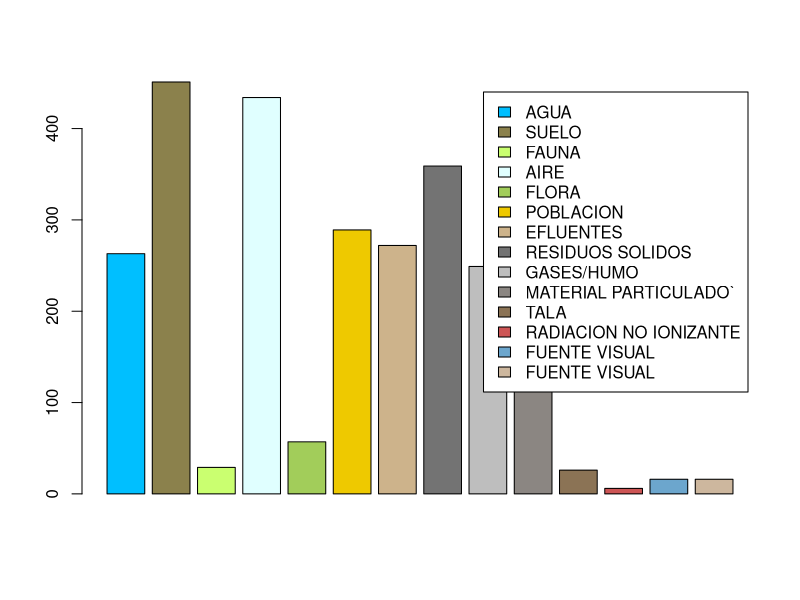
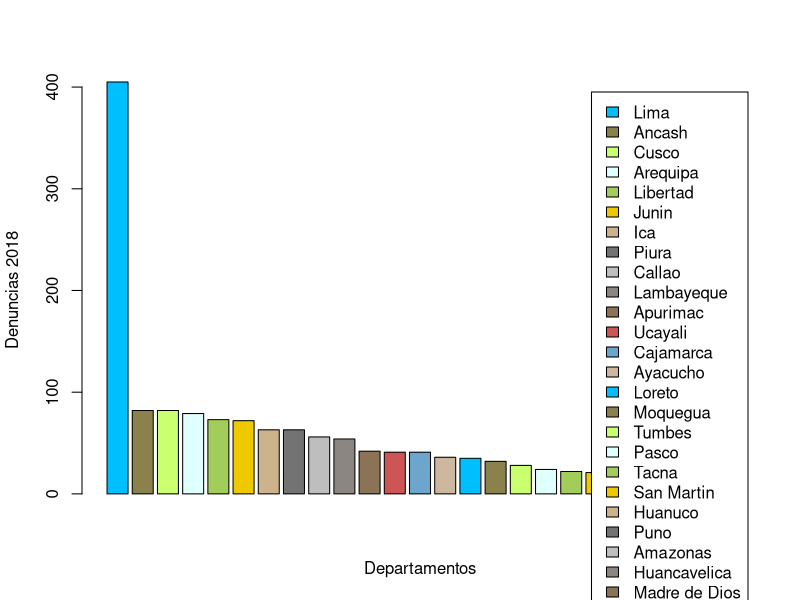
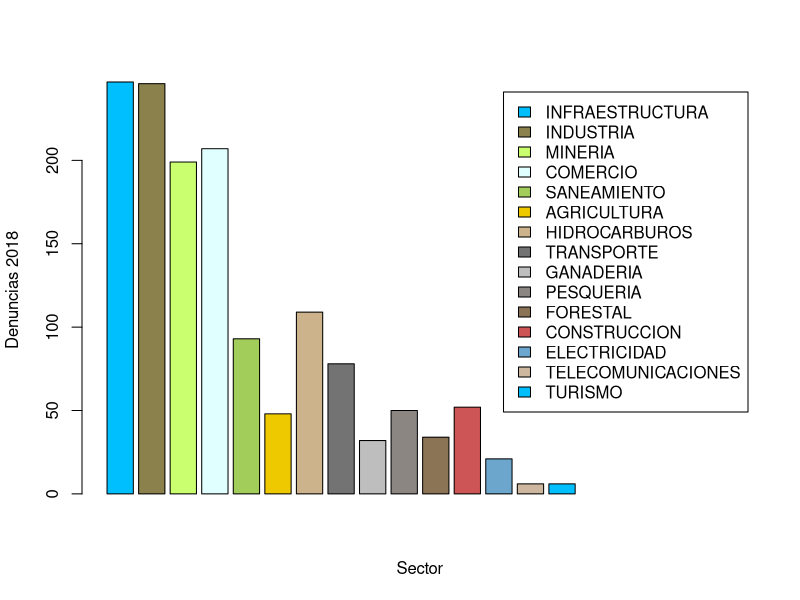
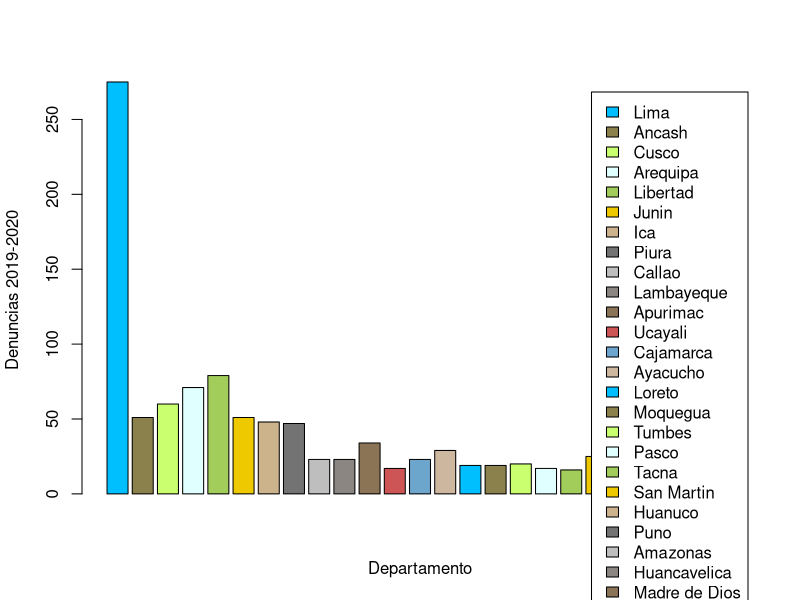
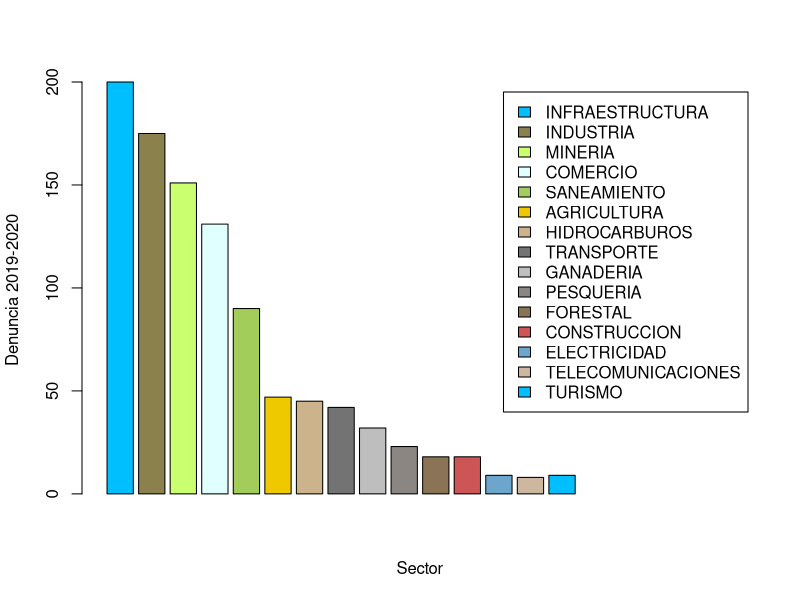
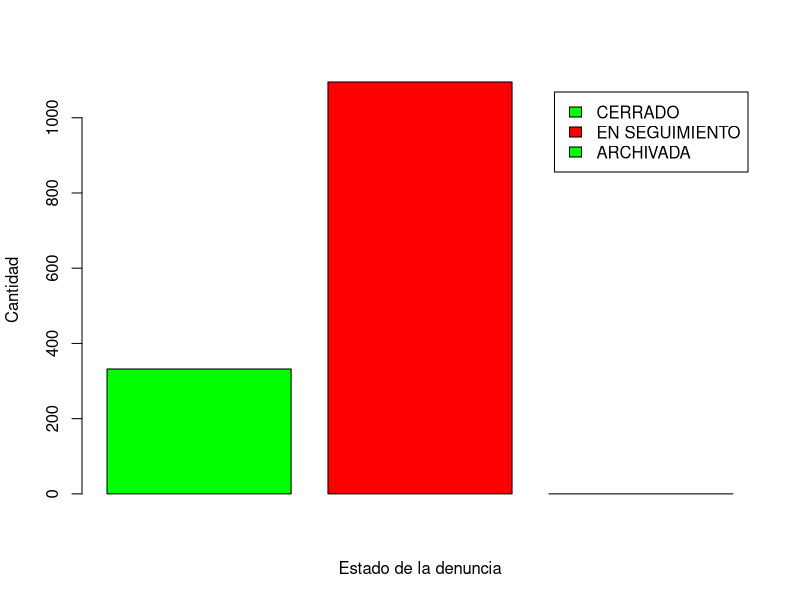
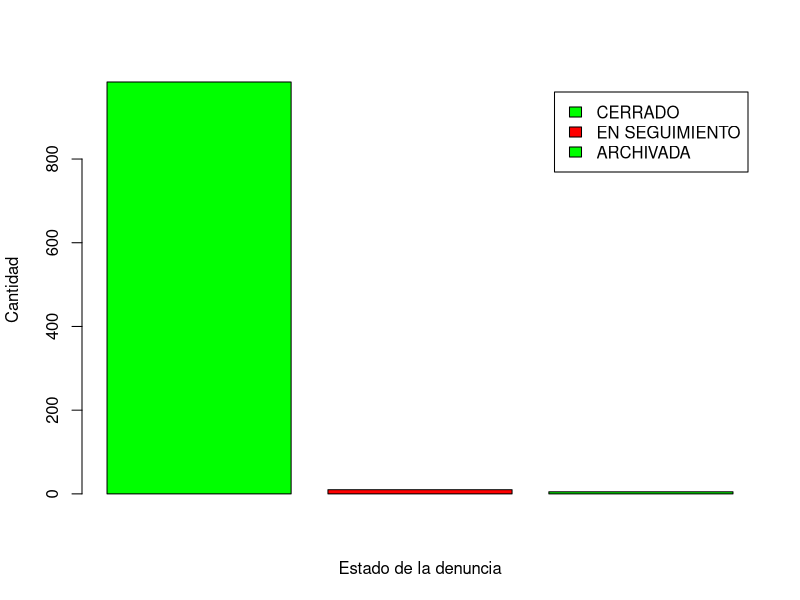
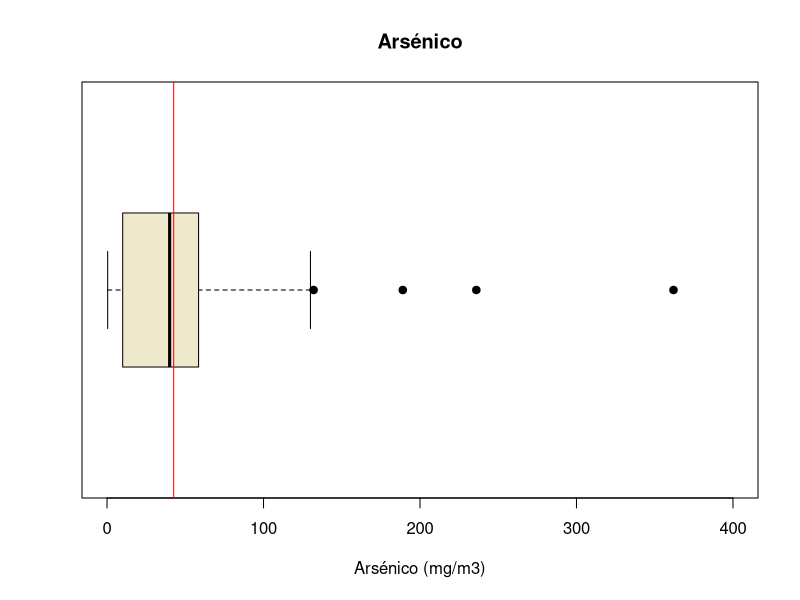

The R script that drew these images, in order: (Note: this script raises an error after producing the figures.)
## ---- chunk 1
rm(list=ls()) 
## ---- chunk 2
library(readr)
library(dplyr)
## ---- chunk 3
DD1920 <- read_csv("Denuncias1920.csv")
DD18 <- read_csv("Denuncias-18.csv")
CAS <- read_csv("CAS.csv", col_types = cols(Aluminio = col_number(), 
    Antimonio = col_number(), `Arsénico` = col_number(), 
    Bario = col_number(), Berilio = col_number(), 
    Bismuto = col_number(), Boro = col_number(), 
    Cadmio = col_number(), Calcio = col_number(), 
    Cerio = col_number(), `Cianuro libre` = col_number(), 
    Cobalto = col_number(), Cobre = col_number(), 
    Cromo = col_number(), `Estaño` = col_number(), 
    Estroncio = col_number(), Fósforo = col_number(), 
    Hierro = col_number(), Litio = col_number(), 
    Magnesio = col_number(), Manganeso = col_number(), 
    Mercurio = col_number(), Molibdeno = col_number(), 
    `Níquel` = col_number(), Plata = col_number(), 
    Plomo = col_number(), Potasio = col_number(), 
    Selenio = col_number(),Sodio = col_number(), Talio = col_number(), 
    Titanio = col_number(), Torio = col_number(), Uranio = col_number(), Zinc = col_number()))

## ---- chunk 4
CAA <- read_csv("CAA.csv", col_types = cols(Aluminio = col_number(), 
    `Aluminio disuelto` = col_number(), Amoniaco = col_number(), 
    Antimonio = col_number(), `Antimonio disuelto` = col_number(), 
    `Arsénico` = col_number(), `Arsénico disuelto` = col_number(), 
    Bario = col_number(), `Bario disuelto` = col_number(), 
    Berilio = col_number(), `Berilio disuelto` = col_number(), 
    Bicarbonatos = col_number(), Bismuto = col_number(), 
    `Bismuto disuelto` = col_number(), Boro = col_number(), 
    `Boro disuelto` = col_number(), Cadmio = col_number(), 
    `Cadmio disuelto` = col_number(), Calcio = col_number(), 
    `Calcio disuelto` = col_number(), Carbonatos = col_number(), 
    Caudal = col_number(), `Cianuro libre` = col_number(), 
    `Cianuro Wad` = col_number(), Cloruros = col_number(), 
    Cobalto = col_number(), `Cobalto disuelto` = col_number(), 
    Cobre = col_number(), `Cobre disuelto` = col_number(), 
    Cromo = col_number()))
## ---- chunk 5

Obs <- c("Observaciones","Observaciones incompletas","Datos faltantes", "Variables Totales")
N <- c(nrow(DD18),sum(!complete.cases(DD18)),sum(is.na(DD18)), ncol(DD18) )
OB1 <- data.frame(Obs,N)
OB1
## ---- chunk 6

Obs3 <- c("Observaciones","Observaciones incompletas","Datos faltantes", "Variables Totales")
N3 <- c(nrow(DD1920),sum(!complete.cases(DD1920)),sum(is.na(DD1920)), ncol(DD1920) )
OB3 <- data.frame(Obs3,N3)
OB3
## ---- chunk 7

Obs2 <- c("Observaciones","Observaciones incompletas","Datos faltantes", "Variables Totales")
N2 <- c(nrow(CAS),sum(!complete.cases(CAS)),sum(is.na(CAS)), ncol(CAS))
OB2 <- data.frame(Obs2,N2)
OB2
## ---- chunk 8
Variables <- c("Departamento", "Provincia" ,"Distrito", "Actividad económica","Tipo de contaminacion","Estado de la demanda")

`Tipo_de_Variable` <- c("Nominal","Nominal","Nominal","Nominal","Nominal", "Nominal")
Restricciones <- c("En el Peru","En el Peru", "En el Peru", "Legales","Agua, SUelo, Aire, Fauna" ,"Abierta o Cerrada")

ED <- data.frame(Variables,`Tipo_de_Variable`, Restricciones)
ED
## ---- chunk 9
Variables2 <- c("ESTE","NORTE","Aluminio","Antionio","Arsénico",	"Bario","Berilio","Bismuto","Boro","Cadmio","Calcio","Cerio","Cianuro libre","Cobalto","Cobre","Cromo","Cromo Hexavelante","Estaño", "Estroncio","Fósforo","Hierro","Litio","Magnecio","Manganeso","Mercurio","Molibdeno","Níquel","Plata","Plomo","Potasio","Selenio","Sodio","Talio","Torio")

`Tipo_de_Variable2` <- c("Discretas","Discretas","Discretas","Discretas","Discretas","Discretas","Discretas","Discretas","Discretas","Discretas","Discretas","Discretas","Discretas","Discretas","Discretas","Discretas","Discretas","Discretas","Discretas","Discretas","Discretas","Discretas","Discretas","Discretas","Discretas","Discretas","Discretas","Discretas","Discretas","Discretas","Discretas","Discretas","Discretas","Discretas")

Restricciones2  <- c("Coordenadas","Coordenadas", " 40973-5726 (ppm)","21.9-989 (ppm)", "<0.0017-9.698(ppm)","<0.4-94(ppm)","21.9-989(ppm)","<0.001-1.85(ppm)","<0.0008-2.63(ppm)","<0.18-91.2(ppm)","<0.0007-6.256(ppm)","-9748(ppm)","8.446-9496(ppm)","<0.3(ppm)","0.481-999(ppm)","1.5-98(ppm)","1.4-99(ppm","-0.4(ppm)","<0.1-1.9(ppm)","3.03-991","60-2946(ppm)","8250-100138(ppm)","0.338-992(ppm)","229-14458(ppm)","65.6-5629(ppm)","<0.03-0.33(ppm)","<0.003-7.3(ppm)","0.679-995(ppm)","<0.006-1.29(ppm)","3.79-997(ppm)","271-7913(ppm)","<0.004-3.78(ppm)","<1-992","<0.0002-2.168(ppm)")


ED2 <- data.frame(Variables2,`Tipo_de_Variable2`, Restricciones2)
ED2
## ---- chunk 10
tipo <- c("AGUA","SUELO","FAUNA","AIRE","FLORA","POBLACION","EFLUENTES","RESIDUOS SOLIDOS","GASES/HUMO","MATERIAL PARTICULADO`","TALA","RADIACION NO IONIZANTE","FUENTE VISUAL","FUENTE VISUAL")

cantidad <- c(sum(DD1920$AGUA),
sum(DD1920$SUELO),sum(DD1920$FAUNA),sum(DD1920$AIRE),
sum(DD1920$FLORA),sum(DD1920$POBLACION),sum(DD1920$EFLUENTES),sum(DD1920$`RESIDUOS SOLIDOS`),sum(DD1920$`GASES/HUMO`),sum(DD1920$`MATERIAL PARTICULADO`),sum(DD1920$TALA),sum(DD1920$`RADIACION NO IONIZANTE`),sum(DD1920$`FUENTE VISUAL`),sum(DD1920$`FUENTE VISUAL`))

colores <- c("deepskyblue1","lightgoldenrod4","darkolivegreen1", "lightcyan","darkolivegreen3","gold2","navajowhite3","gray45","gray","seashell4","burlywood4", "indianred3", "skyblue3", "bisque3")

DDA<-data.frame(tipo, cantidad)
barplot(DDA[1:14,2],legend=c("AGUA","SUELO","FAUNA","AIRE","FLORA","POBLACION","EFLUENTES","RESIDUOS SOLIDOS","GASES/HUMO","MATERIAL PARTICULADO`","TALA","RADIACION NO IONIZANTE","FUENTE VISUAL","FUENTE VISUAL"), col =colores)

## ---- chunk 11
#DEnuncias 2018

DEP18 <- c("Lima","Ancash","Cusco", "Arequipa","Libertad", "Junin","Ica","Piura","Callao","Lambayeque","Apurimac","Ucayali","Cajamarca","Ayacucho","Loreto" ,"Moquegua","Tumbes","Pasco","Tacna","San Martin","Huanuco","Puno","Amazonas","Huancavelica","Madre de Dios")

CAN18 <- c(sum(DD18$DEPARTAMENTO == "LIMA"),sum(DD18$DEPARTAMENTO == "ANCASH"),sum(DD18$DEPARTAMENTO == "CUSCO"),sum(DD18$DEPARTAMENTO == "AREQUIPA"),sum(DD18$DEPARTAMENTO == "LA LIBERTAD"),sum(DD18$DEPARTAMENTO == "JUNIN"),sum(DD18$DEPARTAMENTO == "ICA"),sum(DD18$DEPARTAMENTO == "PIURA"),sum(DD18$DEPARTAMENTO == "CALLAO"),sum(DD18$DEPARTAMENTO == "LAMBAYEQUE"),sum(DD18$DEPARTAMENTO == "APURIMAC"),sum(DD18$DEPARTAMENTO == "UCAYALI"),sum(DD18$DEPARTAMENTO == "CAJAMARCA"),sum(DD18$DEPARTAMENTO == "AYACUCHO"),sum(DD18$DEPARTAMENTO == "LORETO"),sum(DD18$DEPARTAMENTO == "MOQUEGUA"),sum(DD18$DEPARTAMENTO == "TUMBES"),sum(DD18$DEPARTAMENTO == "PASCO"),sum(DD18$DEPARTAMENTO == "TACNA"),sum(DD18$DEPARTAMENTO == "SAN MARTIN"),sum(DD18$DEPARTAMENTO == "HUANUCO"),sum(DD18$DEPARTAMENTO == "PUNO"),sum(DD18$DEPARTAMENTO == "AMAZONAS"),sum(DD18$DEPARTAMENTO == "HUANCAVELICA"),sum(DD18$DEPARTAMENTO == "MADRE DE DIOS"))

Tabla18 <- data.frame(DEP18,CAN18)

barplot(Tabla18[1:25,2],legend=c("Lima","Ancash","Cusco", "Arequipa","Libertad", "Junin","Ica","Piura","Callao","Lambayeque","Apurimac","Ucayali","Cajamarca","Ayacucho","Loreto" ,"Moquegua","Tumbes","Pasco","Tacna","San Martin","Huanuco","Puno","Amazonas","Huancavelica","Madre de Dios"), col=colores,xlab= "Departamentos", ylab="Denuncias 2018")


## ---- chunk 12
#Sector economico 2018
ACTECO18 <- c("INFRAESTRUCTURA","INDUSTRIA", "MINERIA","COMERCIO","SANEAMIENTO","AGRICULTURA","HIDROCARBUROS","TRANSPORTE","GANADERIA","PESQUERIA","FORESTAL","CONSTRUCCION","ELECTRICIDAD","TELECOMUNICACIONES","TURISMO" )

CAN18 <- c(sum(DD18$SECTOR == "INFRAESTRUCTURA"),sum(DD18$SECTOR == "INDUSTRIA"),sum(DD18$SECTOR == "MINERIA"),sum(DD18$SECTOR== "COMERCIO"),sum(DD18$SECTOR == "SANEAMIENTO"),sum(DD18$SECTOR == "AGRICULTURA"),sum(DD18$SECTOR== "HIDROCARBUROS"),sum(DD18$SECTOR == "TRANSPORTE"),sum(DD18$SECTOR == "GANADERIA"),sum(DD18$SECTOR == "PESQUERIA"),sum(DD18$SECTOR== "FORESTAL"),sum(DD18$SECTOR == "CONSTRUCCION"),sum(DD18$SECTOR == "ELECTRICIDAD"),sum(DD18$SECTOR == "TELECOMUNICACIONES"),sum(DD18$SECTOR == "TURISMO"))

tabla18 <- data.frame(ACTECO18,CAN18)

barplot(tabla18[1:20,2], legend= c("INFRAESTRUCTURA","INDUSTRIA", "MINERIA","COMERCIO","SANEAMIENTO","AGRICULTURA","HIDROCARBUROS","TRANSPORTE","GANADERIA","PESQUERIA","FORESTAL","CONSTRUCCION","ELECTRICIDAD","TELECOMUNICACIONES","TURISMO" ), col=colores, xlab ="Sector",ylab="Denuncias 2018")
## ---- chunk 13
#denuncias 2019-2020

DEP1920 <- c("Lima","Ancash","Cusco", "Arequipa","Libertad", "Junin","Ica","Piura","Callao","Lambayeque","Apurimac","Ucayali","Cajamarca","Ayacucho","Loreto" ,"Moquegua","Tumbes","Pasco","Tacna","San Martin","Huanuco","Puno","Amazonas","Huancavelica","Madre de Dios")

CAN1920 <- c(sum(DD1920$DEPARTAMENTO == "LIMA"),sum(DD1920$DEPARTAMENTO == "ANCASH"),sum(DD1920$DEPARTAMENTO == "CUSCO"),sum(DD1920$DEPARTAMENTO == "AREQUIPA"),sum(DD1920$DEPARTAMENTO == "LA LIBERTAD"),sum(DD1920$DEPARTAMENTO == "JUNIN"),sum(DD1920$DEPARTAMENTO == "ICA"),sum(DD1920$DEPARTAMENTO == "PIURA"),sum(DD1920$DEPARTAMENTO == "CALLAO"),sum(DD1920$DEPARTAMENTO == "LAMBAYEQUE"),sum(DD1920$DEPARTAMENTO == "APURIMAC"),sum(DD1920$DEPARTAMENTO == "UCAYALI"),sum(DD1920$DEPARTAMENTO == "CAJAMARCA"),sum(DD1920$DEPARTAMENTO == "AYACUCHO"),sum(DD1920$DEPARTAMENTO == "LORETO"),sum(DD1920$DEPARTAMENTO == "MOQUEGUA"),sum(DD1920$DEPARTAMENTO == "TUMBES"),sum(DD1920$DEPARTAMENTO == "PASCO"),sum(DD1920$DEPARTAMENTO == "TACNA"),sum(DD1920$DEPARTAMENTO == "SAN MARTIN"),sum(DD1920$DEPARTAMENTO == "HUANUCO"),sum(DD1920$DEPARTAMENTO == "PUNO"),sum(DD1920$DEPARTAMENTO == "AMAZONAS"),sum(DD1920$DEPARTAMENTO == "HUANCAVELICA"),sum(DD1920$DEPARTAMENTO == "MADRE DE DIOS"))

Tabla1920 <- data.frame(DEP1920,CAN1920)

barplot(Tabla1920[1:25,2],legend=c("Lima","Ancash","Cusco", "Arequipa","Libertad", "Junin","Ica","Piura","Callao","Lambayeque","Apurimac","Ucayali","Cajamarca","Ayacucho","Loreto" ,"Moquegua","Tumbes","Pasco","Tacna","San Martin","Huanuco","Puno","Amazonas","Huancavelica","Madre de Dios"),col = colores, xlab="Departamento",ylab="Denuncias 2019-2020")

## ---- chunk 14
#Sector economico 2019-2020
ACTECO1920 <- c("INFRAESTRUCTURA","INDUSTRIA", "MINERIA","COMERCIO","SANEAMIENTO","AGRICULTURA","HIDROCARBUROS","TRANSPORTE","GANADERIA","PESQUERIA","FORESTAL","CONSTRUCCION","ELECTRICIDAD","TELECOMUNICACIONES","TURISMO" )

CAN1920 <- c(sum(DD1920$`ACTIVIDAD ECONOMICA` == "INFRAESTRUCTURA"),sum(DD1920$`ACTIVIDAD ECONOMICA` == "INDUSTRIA"),sum(DD1920$`ACTIVIDAD ECONOMICA` == "MINERIA"),sum(DD1920$`ACTIVIDAD ECONOMICA`== "COMERCIO"),sum(DD1920$`ACTIVIDAD ECONOMICA` == "SANEAMIENTO"),sum(DD1920$`ACTIVIDAD ECONOMICA` == "AGRICULTURA"),sum(DD1920$`ACTIVIDAD ECONOMICA`== "HIDROCARBUROS"),sum(DD1920$`ACTIVIDAD ECONOMICA` == "TRANSPORTE"),sum(DD1920$`ACTIVIDAD ECONOMICA` == "GANADERIA"),sum(DD1920$`ACTIVIDAD ECONOMICA` == "PESQUERIA"),sum(DD1920$`ACTIVIDAD ECONOMICA`== "FORESTAL"),sum(DD1920$`ACTIVIDAD ECONOMICA` == "CONSTRUCCION"),sum(DD1920$`ACTIVIDAD ECONOMICA` == "ELECTRICIDAD"),sum(DD1920$`ACTIVIDAD ECONOMICA` == "TELECOMUNICACIONES"),sum(DD1920$`ACTIVIDAD ECONOMICA` == "TURISMO"))

tabla1920 <- data.frame(ACTECO1920,CAN1920)

barplot(tabla1920[1:20,2], legend= c("INFRAESTRUCTURA","INDUSTRIA", "MINERIA","COMERCIO","SANEAMIENTO","AGRICULTURA","HIDROCARBUROS","TRANSPORTE","GANADERIA","PESQUERIA","FORESTAL","CONSTRUCCION","ELECTRICIDAD","TELECOMUNICACIONES","TURISMO" ), col= colores,xlab="Sector", ylab="Denuncia 2019-2020")
## ---- chunk 15
estado <- c("Cerrado", "En Seguimiento", "Archivada")

cantidad_d <- c(sum(DD18$ESTADO == "CERRADA"),sum(DD18$ESTADO == "EN SEGUIMIENTO"),sum(DD18$ESTADO=="ARCHIVDA "))

color <- c("green", "red")

DDS<-data.frame(estado, cantidad_d)

barplot(DDS[1:3,2], legend = c("CERRADO", "EN SEGUIMIENTO","ARCHIVADA"), col = color, xlab = "Estado de la denuncia", ylab = "Cantidad")
## ---- chunk 16
estado_19 <- c("Cerrado", "En Seguimiento","Archivado")

cantidad_d_19 <- c(sum(DD1920$ESTADO == "CERRADA"),sum(DD1920$ESTADO == "EN SEGUIMIENTO"),sum(DD1920$ESTADO == "ARCHIVADA"))

color <- c("green", "red")

DDS_19<-data.frame(estado_19, cantidad_d_19)

barplot(DDS_19[1:3,2], legend = c("CERRADO", "EN SEGUIMIENTO", "ARCHIVADA"), col = color, xlab = "Estado de la denuncia", ylab = "Cantidad")
## ---- chunk 17
boxplot(CAS$Arsénico, horizontal = TRUE, main = "Arsénico", col="cornsilk2", xlab= "Arsénico (mg/m3)",pch= 19, ylim=c(0,400) )
abline(v = mean(CAS$Arsénico, na.rm = TRUE, ), col = "red")
Media <- mean(CAS$Arsénico, na.rm=TRUE, col="red")
Mediana <-median(CAS$Arsénico, na.rm=TRUE)
No_contaminado <- sum(CAS$Arsénico > 0.001 & CAS$Arsénico < 250,na.rm=TRUE)
Elemento <- c("Arsénico")
Tab <- data.frame(Elemento,No_contaminado,Media,Mediana)
Tab
## ---- chunk 18
summary(CAS$Arsénico)
n=227
ns<- (1-0.95)/2
Zcritico <- qnorm(0.95+ns)
Desviacion_Estandar_Muestral <- sd(CAS$Arsénico, na.rm=TRUE)
Media_Muestral <- mean(CAS$Arsénico, na.rm=TRUE)
I.Izquierdo<- Media_Muestral-zcritico*Desviacion_Estandar_Muestral/sqrt(n)
I.Derecho<- Media_Muestral+zcritico*Desviacion_Estandar_Muestral/sqrt(n)
Precisión <- zcritico*Desviacion_Estandar_Muestral/sqrt(n)


## ---- chunk 19
IDC <- data.frame(Desviacion_Estandar_Muestral,Media_Muestral,Zcritico,I.Izquierdo,I.Derecho,Precisión)
IDC
## ---- chunk 20
boxplot(CAS$Bario, horizontal = TRUE, main = "Bario", col="cornsilk2", xlab= "Bario (mg/m3)",pch= 19, ylim=c(0,1000) )
abline(v = mean(CAS$Bario, na.rm = TRUE, ), col = "red")
Media <- mean(CAS$Bario, na.rm=TRUE, col="red")
Mediana <-median(CAS$Bario, na.rm=TRUE)
No_contaminado <- sum(CAS$Bario > 0 & CAS$Bario < 750,na.rm=TRUE)
Elemento <- c("Bario")
Tab <- data.frame(Elemento,No_contaminado,Media,Mediana)
Tab

## ---- chunk 21
summary(CAS$Bario)
n=227
ns<- (1-0.95)/2
Zcritico <- qnorm(0.95+ns)
Desviacion_Estandar_Muestral <- sd(CAS$Bario, na.rm=TRUE)
Media_Muestral <- mean(CAS$Bario, na.rm=TRUE)
I.Izquierdo<- Media_Muestral-zcritico*Desviacion_Estandar_Muestral/sqrt(n)
I.Derecho<- Media_Muestral+zcritico*Desviacion_Estandar_Muestral/sqrt(n)
Precisión <- zcritico*Desviacion_Estandar_Muestral/sqrt(n)
## ---- chunk 22
IDC <- data.frame(Desviacion_Estandar_Muestral,Media_Muestral,Zcritico,I.Izquierdo,I.Derecho,precision)
IDC
## ---- chunk 23
(zcritico*o/0.02)^2
## ---- chunk 24
boxplot(CAS$Cadmio, horizontal = TRUE, main = "Cadmio", col="cornsilk2", xlab= "Cadmio (mg/m3)",pch= 19, ylim=c(0,9000) )
abline(v = mean(CAS$Cadmio, na.rm = TRUE, ), col = "red")
Media <- mean(CAS$Cadmio, na.rm=TRUE, col="red")
Mediana <-median(CAS$Cadmio, na.rm=TRUE)
No_contaminado <- sum(CAS$Cadmio > 0 & CAS$Cadmio < 22,na.rm=TRUE)
Elemento <- c("Cadmio")
Tab <- data.frame(Elemento,No_contaminado,Media,Mediana)
Tab
## ---- chunk 25
summary(CAS$Cadmio)
n=227
ns<- (1-0.95)/2
Zcritico <- qnorm(0.95+ns)
Desviacion_Estandar_Muestral <- sd(CAS$Cadmio, na.rm=TRUE)
Media_Muestral <- mean(CAS$Cadmio, na.rm=TRUE)
I.Izquierdo<- Media_Muestral-zcritico*Desviacion_Estandar_Muestral/sqrt(n)
I.Derecho<- Media_Muestral+zcritico*Desviacion_Estandar_Muestral/sqrt(n)
Precisión <- zcritico*Desviacion_Estandar_Muestral/sqrt(n)


## ---- chunk 26
IDC <- data.frame(Desviacion_Estandar_Muestral,Media_Muestral,Zcritico,I.Izquierdo,I.Derecho,Precisión)
IDC
## ---- chunk 27
boxplot(CAS$`Cianuro libre`, horizontal = TRUE, main = "Cianuro Libre", col="cornsilk2", xlab= "Cianuro Libre (mg/m3)",pch= 19, ylim=c(0,5) )
abline(v = mean(CAS$`Cianuro libre`, na.rm = TRUE, ), col = "red")
Media <- mean(CAS$`Cianuro libre`, na.rm=TRUE, col="red")
Mediana <-median(CAS$`Cianuro libre`, na.rm=TRUE)
No_contaminado <- sum(CAS$`Cianuro libre` > 0 & CAS$`Cianuro libre` <8 ,na.rm=TRUE)
Elemento <- c("Cianuro libre")
Tab <- data.frame(Elemento,No_contaminado,Media,Mediana)
Tab

## ---- chunk 28
summary(CAS$`Cianuro libre`)
n=227
ns<- (1-0.95)/2
Zcritico <- qnorm(0.95+ns)
Desviacion_Estandar_Muestral <- sd(CAS$`Cianuro libre`, na.rm=TRUE)
Media_Muestral <- mean(CAS$`Cianuro libre`, na.rm=TRUE)
I.Izquierdo<- Media_Muestral-zcritico*Desviacion_Estandar_Muestral/sqrt(n)
I.Derecho<- Media_Muestral+zcritico*Desviacion_Estandar_Muestral/sqrt(n)
Precisión <- zcritico*Desviacion_Estandar_Muestral/sqrt(n)


## ---- chunk 29
IDC <- data.frame(Desviacion_Estandar_Muestral,Media_Muestral,Zcritico,I.Izquierdo,I.Derecho,Precisión)
IDC
## ---- chunk 30
boxplot(CAS$Cromo, horizontal = TRUE, main = "Cromo", col="cornsilk2", xlab= "Cromo (mg/m3)",pch= 19, ylim=c(0,100) )
abline(v = mean(CAS$Cromo, na.rm = TRUE, ), col = "red")
Media <- mean(CAS$Cromo, na.rm=TRUE, col="red")
Mediana <-median(CAS$Cromo, na.rm=TRUE)
No_contaminado <- sum(CAS$Cromo > 1 & CAS$Cromo < 1500,na.rm=TRUE)
Elemento <- c("Cromo")
Tab <- data.frame(Elemento,No_contaminado,Media,Mediana)
Tab
## ---- chunk 31
summary(CAS$Cromo)
n=227
ns<- (1-0.95)/2
Zcritico <- qnorm(0.95+ns)
Desviacion_Estandar_Muestral <- sd(CAS$Cromo, na.rm=TRUE)
Media_Muestral <- mean(CAS$Cromo, na.rm=TRUE)
I.Izquierdo<- Media_Muestral-zcritico*Desviacion_Estandar_Muestral/sqrt(n)
I.Derecho<- Media_Muestral+zcritico*Desviacion_Estandar_Muestral/sqrt(n)
Precisión <- zcritico*Desviacion_Estandar_Muestral/sqrt(n)


## ---- chunk 32
IDC <- data.frame(Desviacion_Estandar_Muestral,Media_Muestral,Zcritico,I.Izquierdo,I.Derecho,Precisión)
IDC
## ---- chunk 33
boxplot(CAS$Mercurio, horizontal = TRUE, main = "Mercurio", col="cornsilk2", xlab= "Mercurio (mg/m3)",pch= 19, ylim=c(0,7) )
abline(v = mean(CAS$Mercurio, na.rm = TRUE, ), col = "red")
Media <- mean(CAS$Mercurio, na.rm=TRUE, col="red")
Mediana <-median(CAS$Mercurio, na.rm=TRUE)
No_contaminado <- sum(CAS$Mercurio > 0 & CAS$Mercurio < 24,na.rm=TRUE)
Elemento <- c("Mercurio")
Tab <- data.frame(Elemento,No_contaminado,Media,Mediana)
Tab
## ---- chunk 34
summary(CAS$Mercurio)
n=227
ns<- (1-0.95)/2
Zcritico <- qnorm(0.95+ns)
Desviacion_Estandar_Muestral <- sd(CAS$Mercurio, na.rm=TRUE)
Media_Muestral <- mean(CAS$Mercurio, na.rm=TRUE)
I.Izquierdo<- Media_Muestral-zcritico*Desviacion_Estandar_Muestral/sqrt(n)
I.Derecho<- Media_Muestral+zcritico*Desviacion_Estandar_Muestral/sqrt(n)
Precisión <- zcritico*Desviacion_Estandar_Muestral/sqrt(n)


## ---- chunk 35
IDC <- data.frame(Desviacion_Estandar_Muestral,Media_Muestral,Zcritico,I.Izquierdo,I.Derecho,Precisión)
IDC
## ---- chunk 36
boxplot(CAS$Plomo, horizontal = TRUE, main = "Plomo", col="cornsilk2", xlab= "Plomo (mg/m3)",pch= 19, ylim=c(0,1000) )
abline(v = mean(CAS$Plomo, na.rm = TRUE, ), col = "red")
Media <- mean(CAS$Plomo, na.rm=TRUE, col="red")
Mediana <-median(CAS$Plomo, na.rm=TRUE)
No_contaminado <- sum(CAS$Plomo > 1 & CAS$Plomo < 1500,na.rm=TRUE)
Elemento <- c("Plomo")
Tab <- data.frame(Elemento,No_contaminado,Media,Mediana)
Tab
## ---- chunk 37
summary(CAS$Plomo)
n=227
ns<- (1-0.95)/2
Zcritico <- qnorm(0.95+ns)
Desviacion_Estandar_Muestral <- sd(CAS$Plomo, na.rm=TRUE)
Media_Muestral <- mean(CAS$Plomo, na.rm=TRUE)
I.Izquierdo<- Media_Muestral-zcritico*Desviacion_Estandar_Muestral/sqrt(n)
I.Derecho<- Media_Muestral+zcritico*Desviacion_Estandar_Muestral/sqrt(n)
Precisión <- zcritico*Desviacion_Estandar_Muestral/sqrt(n)


## ---- chunk 38
IDC <- data.frame(Desviacion_Estandar_Muestral,Media_Muestral,Zcritico,I.Izquierdo,I.Derecho,Precisión)
IDC
## ---- chunk 39
boxplot(CAS$Zinc, horizontal = TRUE, main = "Zinc", col="cornsilk2", xlab= "Zinc (mg/m3)",pch= 19, ylim=c(0,1000) )
abline(v = mean(CAS$Zinc, na.rm = TRUE, ), col = "red")
Media <- mean(CAS$Zinc, na.rm=TRUE, col="red")
Mediana <-median(CAS$Zinc, na.rm=TRUE)
No_contaminado <- sum(CAS$Zinc > 1 & CAS$Zinc < 1500,na.rm=TRUE)
Elemento <- c("Níquel")
Tab <- data.frame(Elemento,No_contaminado,Media,Mediana)
Tab
## ---- chunk 40
summary(CAS$Zinc)
n=227
ns<- (1-0.95)/2
Zcritico <- qnorm(0.95+ns)
Desviacion_Estandar_Muestral <- sd(CAS$Zinc, na.rm=TRUE)
Media_Muestral <- mean(CAS$Zinc, na.rm=TRUE)
I.Izquierdo<- Media_Muestral-zcritico*Desviacion_Estandar_Muestral/sqrt(n)
I.Derecho<- Media_Muestral+zcritico*Desviacion_Estandar_Muestral/sqrt(n)
Precisión <- zcritico*Desviacion_Estandar_Muestral/sqrt(n)


## ---- chunk 41
IDC <- data.frame(Desviacion_Estandar_Muestral,Media_Muestral,Zcritico,I.Izquierdo,I.Derecho,Precisión)
IDC
## ---- chunk 42
boxplot(CAS$Cobre, horizontal = TRUE, main = "Cobre", col="cornsilk2", xlab= "Cobre (mg/m3)",pch= 19, ylim=c(0,200) )
abline(v = mean(CAS$Cobre, na.rm = TRUE, ), col = "red")
Media <- mean(CAS$Cobre, na.rm=TRUE, col="red")
Mediana <-median(CAS$Cobre, na.rm=TRUE)
No_contaminado <- sum(CAS$Cobre > 1 & CAS$Cobre < 250,na.rm=TRUE)
Elemento <- c("Cobre")
Tab <- data.frame(Elemento,No_contaminado,Media,Mediana)
Tab
## ---- chunk 43
summary(CAS$Cromo)
n=227
ns<- (1-0.95)/2
Zcritico <- qnorm(0.95+ns)
Desviacion_Estandar_Muestral <- sd(CAS$Cromo, na.rm=TRUE)
Media_Muestral <- mean(CAS$Cromo, na.rm=TRUE)
I.Izquierdo<- Media_Muestral-zcritico*Desviacion_Estandar_Muestral/sqrt(n)
I.Derecho<- Media_Muestral+zcritico*Desviacion_Estandar_Muestral/sqrt(n)
Precisión <- zcritico*Desviacion_Estandar_Muestral/sqrt(n)


## ---- chunk 44
IDC <- data.frame(Desviacion_Estandar_Muestral,Media_Muestral,Zcritico,I.Izquierdo,I.Derecho,Precisión)
IDC
## ---- chunk 45
boxplot(CAS$Aluminio, horizontal = TRUE, main = "Aluminio", col="cornsilk2", xlab= "Aluminio (mg/m3)",pch= 19, ylim=c(0,45000) )
abline(v = mean(CAS$Aluminio, na.rm = TRUE, ), col = "red")
Media <- mean(CAS$Aluminio, na.rm=TRUE, col="red")
Mediana <-median(CAS$Aluminio, na.rm=TRUE)
Tab <- data.frame(Media,Mediana)
Tab
## ---- chunk 46
boxplot(CAS$Antimonio, horizontal = TRUE, main = "Antimonio", col="cornsilk2", xlab= "Antimonio (mg/m3)",pch= 19, ylim=c(0,9500) )
abline(v = mean(CAS$Antimonio, na.rm = TRUE, ), col = "red")
Media <- mean(CAS$Antimonio, na.rm=TRUE, col="red")
Mediana <-median(CAS$Antimonio, na.rm=TRUE)
Tab <- data.frame(Media,Mediana)
Tab
## ---- chunk 47
boxplot(CAS$Berilio, horizontal = TRUE, main = "Berilio", col="cornsilk2", xlab= "Berilio (mg/m3)",pch= 19, ylim=c(0,1500) )
abline(v = mean(CAS$Berilio, na.rm = TRUE, ), col = "red")
Media <- mean(CAS$Berilio, na.rm=TRUE, col="red")
Mediana <-median(CAS$Berilio, na.rm=TRUE)
Tab <- data.frame(Media,Mediana)
Tab
## ---- chunk 48
boxplot(CAS$Bismuto, horizontal = TRUE, main = "Bismuto", col="cornsilk2", xlab= "Bismuto (mg/m3)",pch= 19, ylim=c(0,2800) )
abline(v = mean(CAS$Bismuto, na.rm = TRUE, ), col = "red")
Media <- mean(CAS$Bismuto, na.rm=TRUE, col="red")
Mediana <-median(CAS$Bismuto, na.rm=TRUE)
Tab <- data.frame(Media,Mediana)
Tab
## ---- chunk 49
boxplot(CAS$Boro, horizontal = TRUE, main = "Boro", col="cornsilk2", xlab= "Boro (mg/m3)",pch= 19, ylim=c(0,1100) )
abline(v = mean(CAS$Boro, na.rm = TRUE, ), col = "red")
Media <- mean(CAS$Boro, na.rm=TRUE, col="red")
Mediana <-median(CAS$Boro, na.rm=TRUE)
Tab <- data.frame(Media,Mediana)
Tab
## ---- chunk 50
boxplot(CAS$Calcio, horizontal = TRUE, main = "Calcio", col="cornsilk2", xlab= "Calcio (mg/m3)",pch= 19, ylim=c(0,10500) )
abline(v = mean(CAS$Calcio, na.rm = TRUE, ), col = "red")
Media <- mean(CAS$Calcio, na.rm=TRUE, col="red")
Mediana <-median(CAS$Calcio, na.rm=TRUE)
Tab <- data.frame(Media,Mediana)
Tab
## ---- chunk 51
boxplot(CAS$Cerio, horizontal = TRUE, main = "Cerio", col="cornsilk2", xlab= "Cerio (mg/m3)",pch= 19, ylim=c(0,10300) )
abline(v = mean(CAS$Cerio, na.rm = TRUE, ), col = "red")
Media <- mean(CAS$Cerio, na.rm=TRUE, col="red")
Mediana <-median(CAS$Cerio, na.rm=TRUE)
Tab <- data.frame(Media,Mediana)
Tab
## ---- chunk 52
boxplot(CAS$Cobalto, horizontal = TRUE, main = "Cobalto", col="cornsilk2", xlab= "Cobalto (mg/m3)",pch= 19, ylim=c(0,800) )
abline(v = mean(CAS$Cobalto, na.rm = TRUE, ), col = "red")
Media <- mean(CAS$Cobalto, na.rm=TRUE, col="red")
Mediana <-median(CAS$Cobalto, na.rm=TRUE)
Tab <- data.frame(Media,Mediana)
Tab
## ---- chunk 53
boxplot(CAS$Estaño, horizontal = TRUE, main = "Estaño", col="cornsilk2", xlab= "Estaño (mg/m3)",pch= 19, ylim=c(0,100) )
abline(v = mean(CAS$Estaño, na.rm = TRUE, ), col = "red")
Media <- mean(CAS$Estaño, na.rm=TRUE, col="red")
Mediana <-median(CAS$Estaño, na.rm=TRUE)
Tab <- data.frame(Media,Mediana)
Tab
## ---- chunk 54
boxplot(CAS$Estroncio, horizontal = TRUE, main = "Estroncio", col="cornsilk2", xlab= "Estroncio (mg/m3)",pch= 19, ylim=c(0,1000) )
abline(v = mean(CAS$Estroncio, na.rm = TRUE, ), col = "red")
Media <- mean(CAS$Estroncio, na.rm=TRUE, col="red")
Mediana <-median(CAS$Estroncio, na.rm=TRUE)
Tab <- data.frame(Media,Mediana)
Tab
## ---- chunk 55
boxplot(CAS$Fósforo, horizontal = TRUE, main = "Fósforo", col="cornsilk2", xlab= "Fósforo (mg/m3)",pch= 19, ylim=c(0,3500) )
abline(v = mean(CAS$Fósforo, na.rm = TRUE, ), col = "red")
Media <- mean(CAS$Fósforo, na.rm=TRUE, col="red")
Mediana <-median(CAS$Fósforo, na.rm=TRUE)
Tab <- data.frame(Media,Mediana)
Tab
## ---- chunk 56
boxplot(CAS$Hierro, horizontal = TRUE, main = "Hierro", col="cornsilk2", xlab= "Hierro (mg/m3)",pch= 19, ylim=c(0,80000) )
abline(v = mean(CAS$Hierro, na.rm = TRUE, ), col = "red")
Media <- mean(CAS$Hierro, na.rm=TRUE, col="red")
Mediana <-median(CAS$Hierro, na.rm=TRUE)
Tab <- data.frame(Media,Mediana)
Tab
## ---- chunk 57
boxplot(CAS$Litio, horizontal = TRUE, main = "Litio", col="cornsilk2", xlab= "Litio (mg/m3)",pch= 19, ylim=c(0,1200) )
abline(v = mean(CAS$Litio, na.rm = TRUE, ), col = "red")
Media <- mean(CAS$Litio, na.rm=TRUE, col="red")
Mediana <-median(CAS$Litio, na.rm=TRUE)
Tab <- data.frame(Media,Mediana)
Tab
## ---- chunk 58
boxplot(CAS$Magnesio, horizontal = TRUE, main = "Magnesio", col="cornsilk2", xlab= "Magnesio (mg/m3)",pch= 19, ylim=c(0,17000) )
abline(v = mean(CAS$Magnesio, na.rm = TRUE, ), col = "red")
Media <- mean(CAS$Magnesio, na.rm=TRUE, col="red")
Mediana <-median(CAS$Magnesio, na.rm=TRUE)
Tab <- data.frame(Media,Mediana)
Tab
## ---- chunk 59
boxplot(CAS$Manganeso, horizontal = TRUE, main = "Manganeso", col="cornsilk2", xlab= "Manganeso (mg/m3)",pch= 19, ylim=c(0,2000) )
abline(v = mean(CAS$Manganeso, na.rm = TRUE, ), col = "red")
Media <- mean(CAS$Manganeso, na.rm=TRUE, col="red")
Mediana <-median(CAS$Manganeso, na.rm=TRUE)
Tab <- data.frame(Media,Mediana)
Tab
## ---- chunk 60
boxplot(CAS$Molibdeno, horizontal = TRUE, main = "Molibdeno", col="cornsilk2", xlab= "Molibdeno (mg/m3)",pch= 19, ylim=c(0,1000) )
abline(v = mean(CAS$Molibdeno, na.rm = TRUE, ), col = "red")
Media <- mean(CAS$Molibdeno, na.rm=TRUE, col="red")
Mediana <-median(CAS$Molibdeno, na.rm=TRUE)
Tab <- data.frame(Media,Mediana)
Tab
## ---- chunk 61
boxplot(CAS$Níquel, horizontal = TRUE, main = "Níquel", col="cornsilk2", xlab= "Níquel (mg/m3)",pch= 19, ylim=c(0,1000) )
abline(v = mean(CAS$Níquel, na.rm = TRUE, ), col = "red")
Media <- mean(CAS$Níquel, na.rm=TRUE, col="red")
Mediana <-median(CAS$Níquel, na.rm=TRUE)
Tab <- data.frame(Media,Mediana)
Tab
## ---- chunk 62
No_contaminado <- sum(CAS$Níquel > 1 & CAS$Níquel < 1500,na.rm=TRUE)
Elemento <- c("Níquel")
COMS <- data.frame(Elemento,No_contaminado)
COMS

## ---- chunk 63
boxplot(CAS$Plata, horizontal = TRUE, main = "Plata", col="cornsilk2", xlab= "Plata (mg/m3)",pch= 19, ylim=c(0,140) )
abline(v = mean(CAS$Plata, na.rm = TRUE, ), col = "red")
Media <- mean(CAS$Plata, na.rm=TRUE, col="red")
Mediana <-median(CAS$Plata, na.rm=TRUE)
Tab <- data.frame(Media,Mediana)
Tab
## ---- chunk 64
boxplot(CAS$Potasio, horizontal = TRUE, main = "Potasio", col="cornsilk2", xlab= "Potasio (mg/m3)",pch= 19, ylim=c(0,10000) )
abline(v = mean(CAS$Potasio, na.rm = TRUE, ), col = "red")
Media <- mean(CAS$Potasio, na.rm=TRUE, col="red")
Mediana <-median(CAS$Potasio, na.rm=TRUE)
Tab <- data.frame(Media,Mediana)
Tab
## ---- chunk 65
boxplot(CAS$Selenio, horizontal = TRUE, main = "Selenio", col="cornsilk2", xlab= "Selenio (mg/m3)",pch= 19, ylim=c(0,1000) )
abline(v = mean(CAS$Selenio, na.rm = TRUE, ), col = "red")
Media <- mean(CAS$Selenio, na.rm=TRUE, col="red")
Mediana <-median(CAS$Selenio, na.rm=TRUE)
Tab <- data.frame(Media,Mediana)
Tab
## ---- chunk 66
boxplot(CAS$Sodio, horizontal = TRUE, main = "Sodio", col="cornsilk2", xlab= "Sodio (mg/m3)",pch= 19, ylim=c(0,13000) )
abline(v = mean(CAS$Sodio, na.rm = TRUE, ), col = "red")
Media <- mean(CAS$Sodio, na.rm=TRUE, col="red")
Mediana <-median(CAS$Sodio, na.rm=TRUE)
Tab <- data.frame(Media,Mediana)
Tab
## ---- chunk 67
boxplot(CAS$Talio, horizontal = TRUE, main = "Talio", col="cornsilk2", xlab= "Talio (mg/m3)",pch= 19, ylim=c(0,3000) )
abline(v = mean(CAS$Talio, na.rm = TRUE, ), col = "red")
Media <- mean(CAS$Talio, na.rm=TRUE, col="red")
Mediana <-median(CAS$Talio, na.rm=TRUE)
Tab <- data.frame(Media,Mediana)
Tab
## ---- chunk 68
boxplot(CAS$Titanio, horizontal = TRUE, main = "Titanio", col="cornsilk2", xlab= "Titanio (mg/m3)",pch= 19, ylim=c(0,5000) )
abline(v = mean(CAS$Titanio, na.rm = TRUE, ), col = "red")
Media <- mean(CAS$Titanio, na.rm=TRUE, col="red")
Mediana <-median(CAS$Titanio, na.rm=TRUE)
Tab <- data.frame(Media,Mediana)
Tab
## ---- chunk 69
boxplot(CAS$Torio, horizontal = TRUE, main = "Torio", col="cornsilk2", xlab= "Torio (mg/m3)",pch= 19, ylim=c(0,10000) )
abline(v = mean(CAS$Torio, na.rm = TRUE, ), col = "red")
Media <- mean(CAS$Torio, na.rm=TRUE, col="red")
Mediana <-median(CAS$Torio, na.rm=TRUE)
Tab <- data.frame(Media,Mediana)
Tab
## ---- chunk 70
boxplot(CAS$Uranio, horizontal = TRUE, main = "Uranio", col="cornsilk2", xlab= "Uranio (mg/m3)",pch= 19, ylim=c(0,15000) )
abline(v = mean(CAS$Uranio, na.rm = TRUE, ), col = "red")
Media <- mean(CAS$Uranio, na.rm=TRUE, col="red")
Mediana <-median(CAS$Uranio, na.rm=TRUE)
Tab <- data.frame(Media,Mediana)
Tab
## ---- chunk 71
summary(CAS$Bario)
n=227
ns<- (1-0.95)/2
zcritico <- qnorm(0.95+ns)
o <- sd(CAS$Bario, na.rm=TRUE)
x <- mean(CAS$Bario, na.rm=TRUE)
## ---- chunk 72
x-zcritico*o/sqrt(n)
x+zcritico*o/sqrt(n)
## ---- chunk 73
(zcritico*o/0.02)^2
